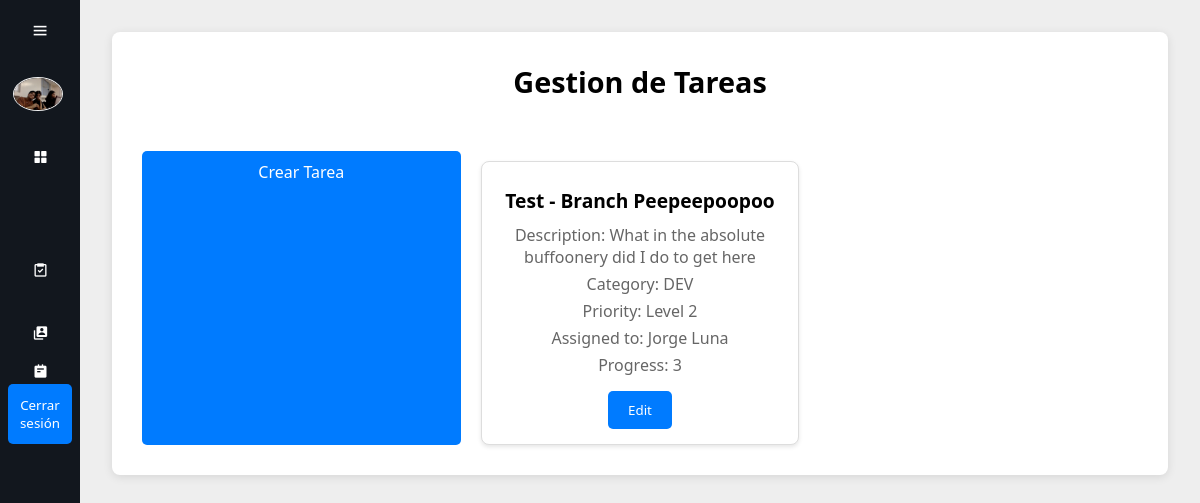
/gestion-tareas/ (signed in), run on an earlier commit of the app's database.
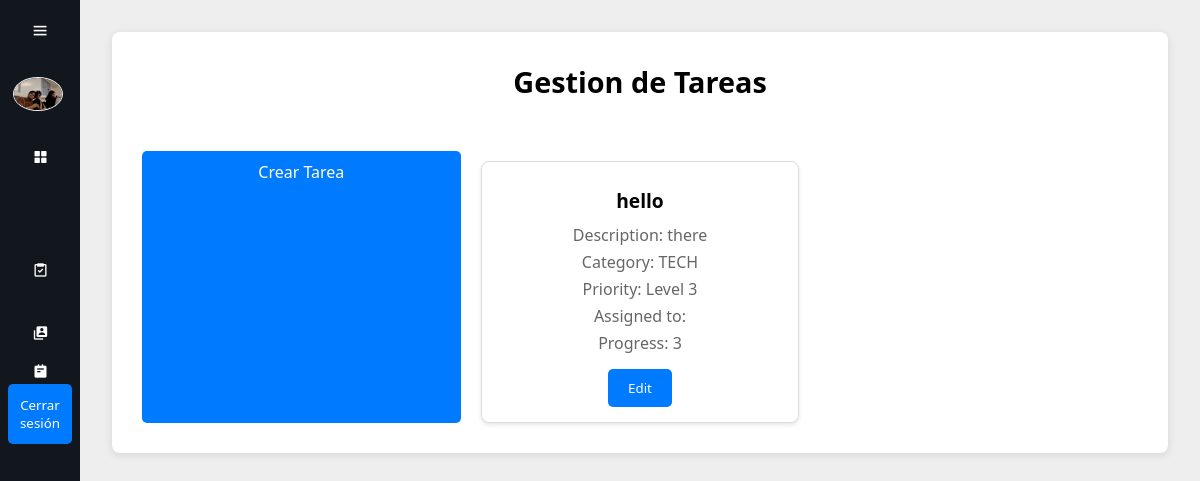
And on a later commit of the database.
### tasks/models.py (models this page shows, shortened)
class Tasks(models.Model):
    class Urgency (models.IntegerChoices):
        LV1 = 1, "Level 1"
        LV2 = 2, "Level 2"
        LV3 = 3, "Level 3"
        LV4 = 4, "Level 4"
        LV5 = 5, "Level 5"
    class Completion (models.IntegerChoices):
        Completed = 1, "Completed"
        Incomplete = 2, "Incomplete"
        NotStarted = 3, "Not started"
    Categories = {
        ("TECH", "Tecnologico"),
        ("ADMIN", "Administrativo"),
        ("DEV", "Desarrollo"),
        ("TEAM", "WorkMate Internal"),
        ("OTHER", "Otro/No Listado")
    }
    title = models.TextField(max_length = 300, blank=False)
    description = models.TextField(max_length = 600, blank=False)
    category = models.CharField(max_length = 20,choices=Categories)
    priority = models.IntegerField(default=Urgency.LV1, choices=Urgency, blank=False)
    notes = models.TextField(max_length = 300, blank=True)
    user = models.ForeignKey(workmateUser, on_delete=models.CASCADE)
    progress = models.IntegerField(default=Completion.NotStarted, choices=Completion, blank=False)

### workmates/models.py (models this page shows)
class workmateUser(AbstractUser):
    email = models.EmailField(unique=True)
    description = models.CharField(max_length=600, default='', blank=True)
    def __str__(self):
        return self.username

### base/views.py (the view)
# urls.py: path("gestion-tareas/", views.gestion_tareas, name="gestion_tareas"),
@login_required
def gestion_tareas(request):
    tasks = Tasks.objects.all()  # Fetch all tasks
    if request.method == 'POST':
        task_id = request.POST.get('task_id')
        task = get_object_or_404(Tasks, id=task_id)
        form = WorkmateTaskCreationForm(request.POST, instance=task)
        if form.is_valid():
            form.save()
            messages.success(request, 'Task updated successfully!')
            return redirect('base:gestion_tareas')
    else:
        form = WorkmateTaskCreationForm()
    return render(request, "gestion-tareas.html", {'tasks': tasks, 'form': form})

### base/templates/gestion-tareas.html (shortened to what this page needs)
{% load static %}
<html lang="en">
  <head>
    <link rel="stylesheet" href="{% static 'css/dashboard.css' %}">
    <link href="https://unpkg.com/boxicons@2.1.4/css/boxicons.min.css" rel="stylesheet">
  </head>
  <body>
    <div class="sidebar">
      <div class="top">
        <i class="bx bx-menu" id="btn"></i>
      </div>
      <div class="user">
        <img src="{% static "user-img.jpg" %}" alt="me" class="user-img">
        <div>
        </div>
      </div>
      <ul>
        <li>
          <a href="/">
            <i class="bx bxs-grid-alt"></i>
          </a>
        </li>
        <li>
          <a href="/gestion-tareas/">
            <i class="bx bx-task"></i>
          </a>
        </li>
        <li>
          <a href="/gestion-usuarios/">
            <i class="bx bxs-user-account"></i>
          </a>
        </li>
        <li>
          <a href="/mis-tareas/">
            <i class="bx bxs-notepad"></i>
          </a>
        </li>
        <li>
          <form method="POST" action="{% url 'base:logout' %}" class="logout-form">
            <button type="submit" aria-label="Logout">Cerrar sesión</button>
          </form>
        </li>
      </ul>
    </div>
    <div class="main-content">
      <div class="container">
          <h1>Gestion de Tareas</h1>
          <a href="{% url 'base:crear-tarea' %}" class="edit-btn">Crear Tarea</a>
          <div class="user-grid">
              {% for task in tasks %}
              <div class="user-card">
                  <h3>{{ task.title }}</h3>
                  <p> Description: {{ task.description }}</p>
                  <p> Category: {{ task.category }}</p>
                  <p> Priority: Level {{ task.priority }}</p>
                  <p> Assigned to: {{ task.user.first_name }} {{ task.user.last_name }}</p>
                  <p> Progress: {{ task.progress }}</p>
                  <button class="edit-btn" onclick="openEditPane({{ task.id }})">Edit</button>
              </div>
              {% empty %}
              <h3>No tasks available</h3>
              {% endfor %}
          </div>
      </div>
  </div>
  </body>
</html>

What changed in the data, as far as the page shows it:
changed Tasks: title "Test - Branch Peepeepoopoo" → "hello"; description "What in the absolute buffoonery did I do to get here" → "there"; category "DEV" → "TECH"; priority "2" → "3"; user.first_name "Jorge" → (not shown); user.last_name "Luna" → (not shown)
